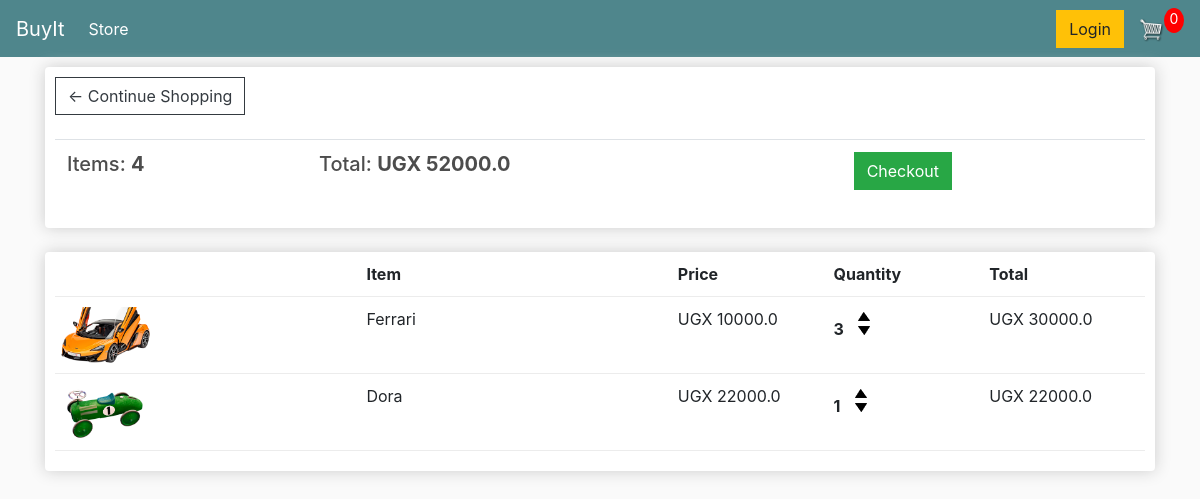
The app's page /cart/ (signed in) with its own data.
### store/models.py (models this page shows, shortened)
class Order(models.Model):
    customer = models.ForeignKey(Customer, on_delete=models.SET_NULL, blank=True, null=True)
    date_ordered = models.DateTimeField(auto_now_add=True)
    complete = models.BooleanField(default=False)
    transaction_id = models.CharField(max_length=100, null=True)
    def get_cart_total(self):
        orderitems = self.orderitem_set.all()
        total = sum([item.get_total for item in orderitems])
        return total
    def get_cart_items(self):
        orderitems = self.orderitem_set.all()
        total = sum([item.quantity for item in orderitems])
        return total

class OrderItem(models.Model):
    product = models.ForeignKey(Product, on_delete=models.SET_NULL, blank=True, null=True)
    order = models.ForeignKey(Order, on_delete=models.SET_NULL, blank=True, null=True)
    quantity = models.IntegerField(default=0, null=True, blank=True)
    date_added = models.DateTimeField(auto_now_add=True)
    @property
    def get_total(self):
        total = self.product.price * self.quantity
        return total

class Product(models.Model):
    name = models.CharField(max_length=100, null=True)
    price = models.FloatField()
    digital = models.BooleanField(default=False, null=True, blank=True)
    image = models.ImageField(null=True, blank=True)
    @property
    def imageURL(self):
        try:
            url = self.image.url
        except:
            url = ''
        return url

### store/views.py (the view)
# urls.py: path('cart/', cart, name="cart"),
def cart(request):
    if request.user.is_authenticated:
        customer = request.user.customer
        order, created = Order.objects.get_or_create(customer=customer, complete=False)
        items = order.orderitem_set.all()
    else:
        items = []
        order = {'get_cart_total': 0, 'get_cart_items': 0}
    context = {'items': items, 'order': order }
    return render(request, 'store/cart.html', context)

### templates/store/cart.html
{% extends 'store/main.html' %}
{% load static %}
{% block content %}
    <div class="row">
        <div class="col-lg-12">
            <div class="box-element">
                <a href="{% url 'store' %}" class="btn btn-outline-dark">&#x2190; Continue Shopping</a>
                <br>
                <br>
                <table class="table">
                    <tr>
                        <th>
                            <h5>Items: <strong>{{ order.get_cart_items }}</strong></h5>
                        </th>
                        <th><h5>Total: <strong>UGX {{ order.get_cart_total }}</strong></h5></th>
                        <th>
                            <a href="{% url 'checkout' %}" class="btn btn-success" style="float: right margin 5px;">Checkout</a>
                        </th>
                    </tr>
                </table>
            </div>
            <br>
            <div class="box-element">
                <div class="cart-row">
                    <div style="flex: 2;"></div>
                    <div style="flex: 2;"><strong>Item</strong></div>
                    <div style="flex: 1;"><strong>Price</strong></div>
                    <div style="flex: 1;"><strong>Quantity</strong></div>
                    <div style="flex: 1;"><strong>Total</strong></div>
                </div>
                {% for item in items %}
                <div class="cart-row">
                    <div style="flex: 2;"><img src="{{ item.product.imageURL }}" class="row-image"></div>
                    <div style="flex: 2;">{{ item.product.name }}</div>
                    <div style="flex: 1;">UGX {{ item.product.price | floatformat:1 }}</div>
                    <div style="flex: 1;">
                        <p class="quantity">{{ item.quantity }}</p>
                        <div class="quantity">
							<img class="chg-quantity" src="{% static  'images/arrow-up.png' %}">
							<img class="chg-quantity" src="{% static  'images/arrow-down.png' %}">
						</div>
                    </div>
                    <div style="flex: 1;">UGX {{ item.get_total | floatformat:1 }}</div>
                </div>
                {% endfor %}
            </div>
        </div>
    </div>
{% endblock content %}

### static/css/main.css (style rules this page uses)
body { background-color: hsl(0, 0%, 98%); }
h1,h2,h3,h4,h5,h6 { color:hsl(0, 0%, 30%); }
.box-element { box-shadow:hsl(0, 0%, 80%) 0 0 16px; background-color: #fff; border-radius: 4px; padding: 10px; }
.col-lg-4, .col-lg-6, .col-lg-8, .col-lg-12 { margin-top: 10px; }
.btn { border-radius: 0; }
.row-image { width: 100px; }
.cart-row { display: flex; align-items: flex-stretch; padding-bottom: 10px; margin-bottom: 10px; border-bottom: 1px solid #ececec; }
.quantity { display: inline-block; font-weight: 700; padding-right:10px; }
.chg-quantity { width: 12px; cursor: pointer; display: block; margin-top: 5px; transition:.1s; }

### records on screen
Order: get_cart_items "4", get_cart_total "52000.0"
OrderItem: product.imageURL (picture), product.name "Ferrari", product.price "10000.0", quantity "3", get_total "30000.0"
OrderItem: product.imageURL (picture), product.name "Dora", product.price "22000.0", quantity "1", get_total "22000.0"
